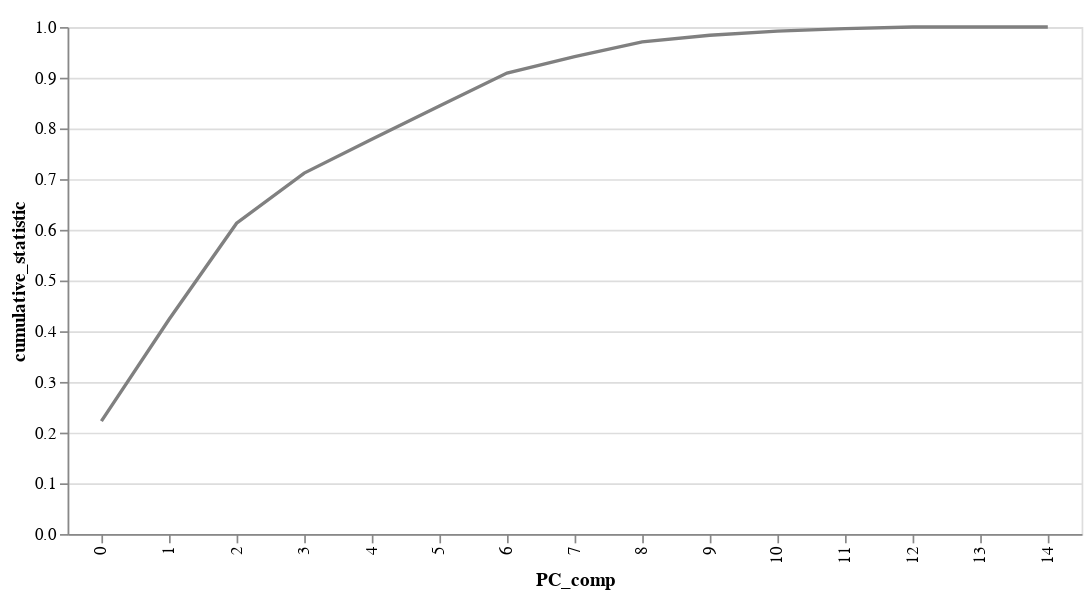

Write notebook code for a chart like this one.
### Markdown cell above
### Cumulative Variance Plot

### Code cell
#with log -  enables to understand the differences between the magnitude and makes the drawing observations easier
nearest = alt.selection(type='single', nearest=True, on='mouseover',
                        fields=['PC_comp'], empty='none')

# The basic line
#line = alt.Chart(source).mark_line(interpolate='basis').encode(
line = alt.Chart(pca_sub_p).mark_line(color="gray").transform_window(
    cumulative_statistic='sum(Explained Variance)'
).encode(
    alt.Y('cumulative_statistic:Q'),#,title ="sum of Explained Variance"),
    x=('PC_comp:N'),
    #color=alt.Color('Explained_Variance:Q')
    #column=alt.Column('Explained_Variance:Q', sort=alt.SortField("sort_val", order="descending")),

).properties(
    width=600
)

# Transparent selectors across the chart. This is what tells us
# the x-value of the cursor
selectors = alt.Chart(pca_sub_p).mark_point().encode(
    x='PC_comp:N',
    opacity=alt.value(0),
).add_selection(
    nearest
)
# version 5 docs
# ).add_params(
#     nearest
# )

# Draw points on the line, and highlight based on selection
points = line.mark_point().encode(
    opacity=alt.condition(nearest, alt.value(1), alt.value(0))
)

# Draw text labels near the points, and highlight based on selection
text = line.mark_text(align='left', dx=5, dy=-5).encode(
    text=alt.condition(nearest,'cumulative_statistic:Q', alt.value(' '))
)

# Draw a rule at the location of the selection
rules = alt.Chart(pca_sub_p).mark_rule(color='black').encode(
    x='PC_comp:N',
).transform_filter(
    nearest
)

# Put the five layers into a chart and bind the data
chart = alt.layer(
    line, selectors, points, rules, text
).properties(
    width=800, height=300
)

chart

### Figure 1 — Vega-Lite specification as saved in the notebook (floating-point values rounded to 4 significant figures)
{"config": {"view": {"continuousWidth": 400, "continuousHeight": 300}}, "layer": [{"mark": {"type": "line", "color": "gray"}, "encoding": {"x": {"field": "PC_comp", "type": "nominal"}, "y": {"field": "cumulative_statistic", "type": "quantitative"}}, "transform": [{"window": [{"op": "sum", "field": "Explained Variance", "as": "cumulative_statistic"}]}], "width": 600}, {"mark": "point", "encoding": {"opacity": {"value": 0}, "x": {"field": "PC_comp", "type": "nominal"}}, "selection": {"selector005": {"type": "single", "nearest": true, "on": "mouseover", "fields": ["PC_comp"], "empty": "none"}}}, {"mark": "point", "encoding": {"opacity": {"condition": {"value": 1, "selection": "selector005"}, "value": 0}, "x": {"field": "PC_comp", "type": "nominal"}, "y": {"field": "cumulative_statistic", "type": "quantitative"}}, "transform": [{"window": [{"op": "sum", "field": "Explained Variance", "as": "cumulative_statistic"}]}], "width": 600}, {"mark": {"type": "rule", "color": "black"}, "encoding": {"x": {"field": "PC_comp", "type": "nominal"}}, "transform": [{"filter": {"selection": "selector005"}}]}, {"mark": {"type": "text", "align": "left", "dx": 5, "dy": -5}, "encoding": {"text": {"condition": {"field": "cumulative_statistic", "type": "quantitative", "selection": "selector005"}, "value": " "}, "x": {"field": "PC_comp", "type": "nominal"}, "y": {"field": "cumulative_statistic", "type": "quantitative"}}, "transform": [{"window": [{"op": "sum", "field": "Explained Variance", "as": "cumulative_statistic"}]}], "width": 600}], "data": {"name": "data-6f6dc9120c475ea24da959deba7d8d9d"}, "height": 300, "width": 800, "$schema": "https://vega.github.io/schema/vega-lite/v4.17.0.json", "datasets": {"data-6f6dc9120c475ea24da959deba7d8d9d": [{"Explained Variance": 0.2227, "PC_comp": 0}, {"Explained Variance": 0.2006, "PC_comp": 1}, {"Explained Variance": 0.1899, "PC_comp": 2}, {"Explained Variance": 0.09882, "PC_comp": 3}, {"Explained Variance": 0.06679, "PC_comp": 4}, {"Explained Variance": 0.06569, "PC_comp": 5}, {"Explained Variance": 0.06488, "PC_comp": 6}, {"Explained Variance": 0.03249, "PC_comp": 7}, {"Explained Variance": 0.02886, "PC_comp": 8}, {"Explained Variance": 0.01304, "PC_comp": 9}, {"Explained Variance": 0.00836, "PC_comp": 10}, {"Explained Variance": 0.004798, "PC_comp": 11}, {"Explained Variance": 0.003137, "PC_comp": 12}, {"Explained Variance": 3.336e-18, "PC_comp": 13}, {"Explained Variance": -3.336e-18, "PC_comp": 14}]}}
